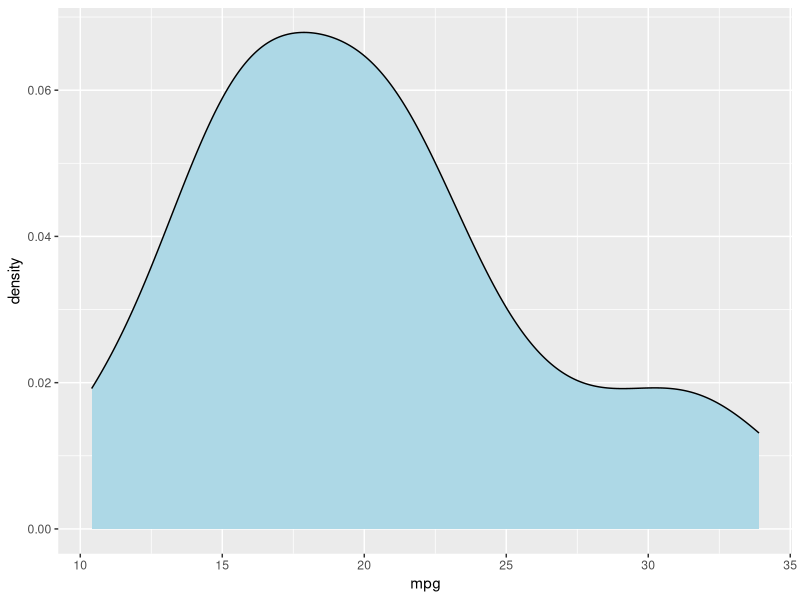
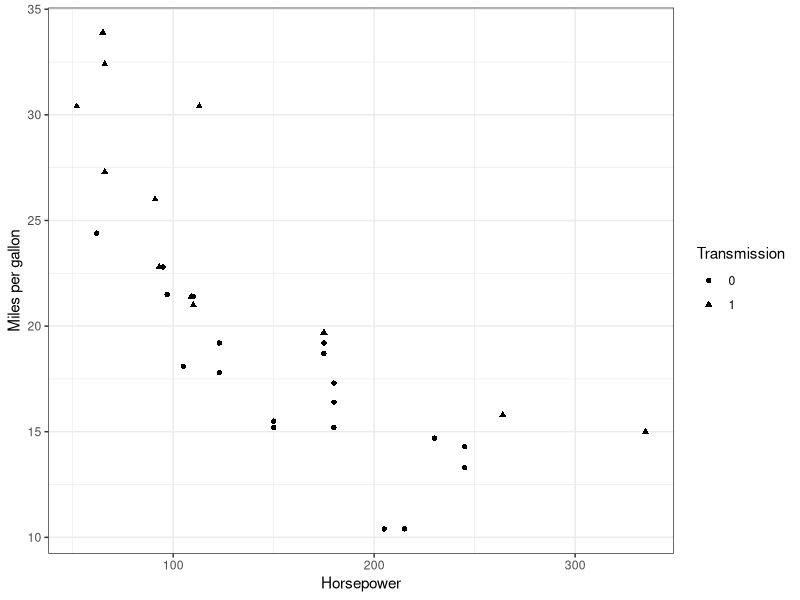
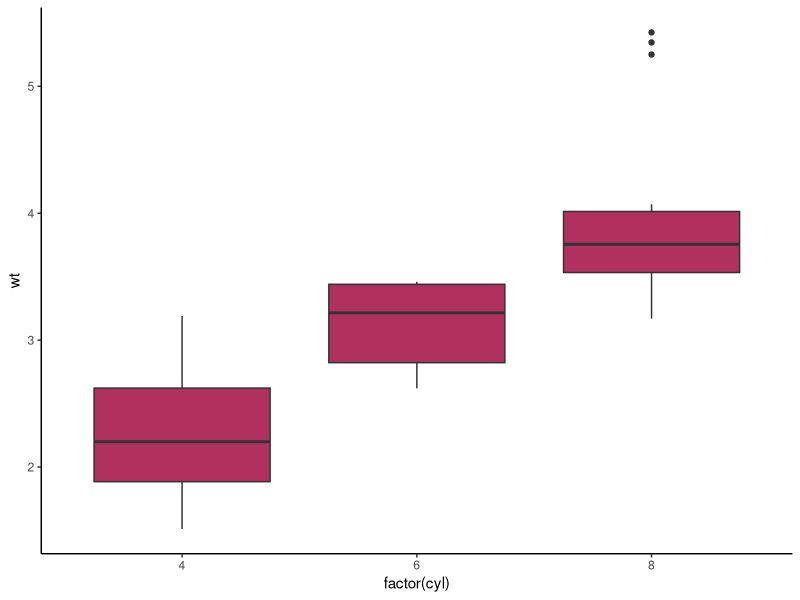
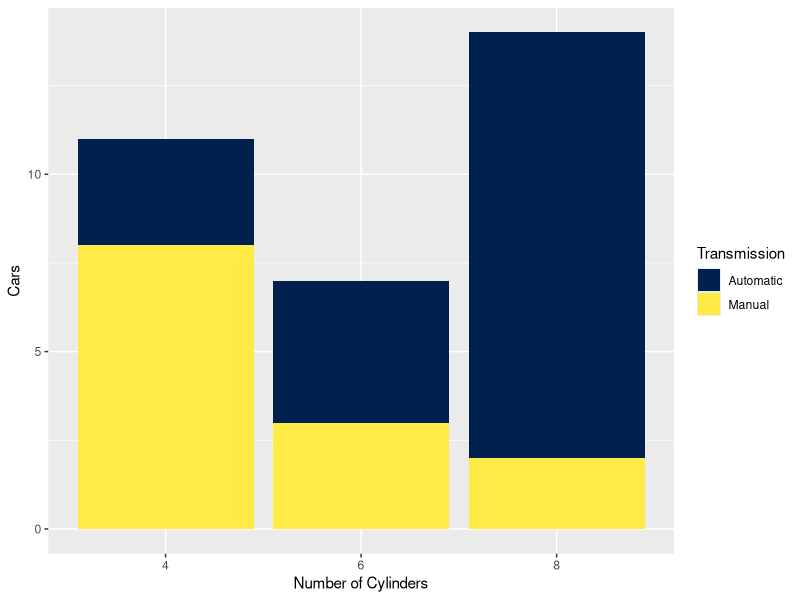
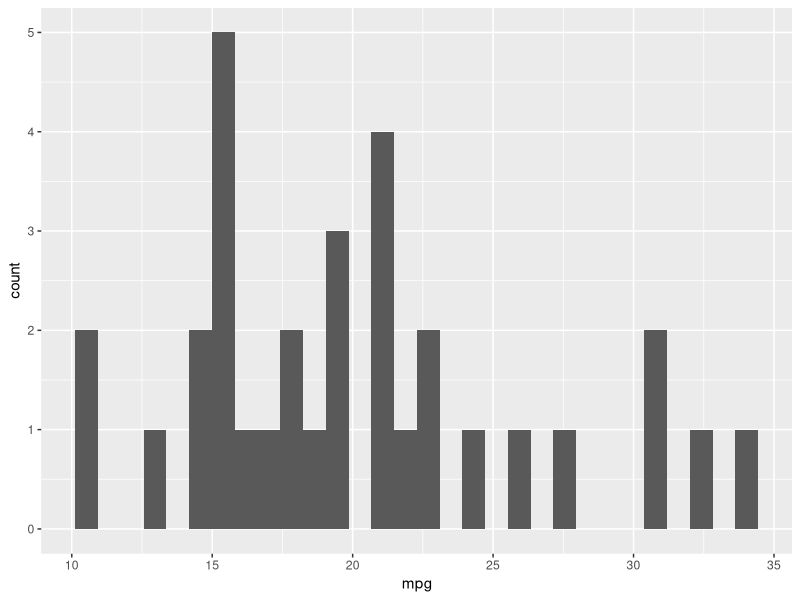
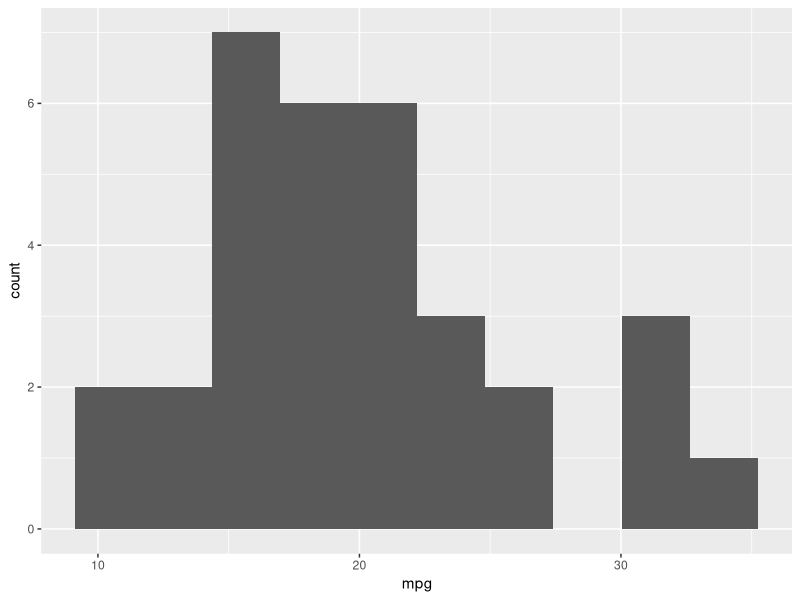
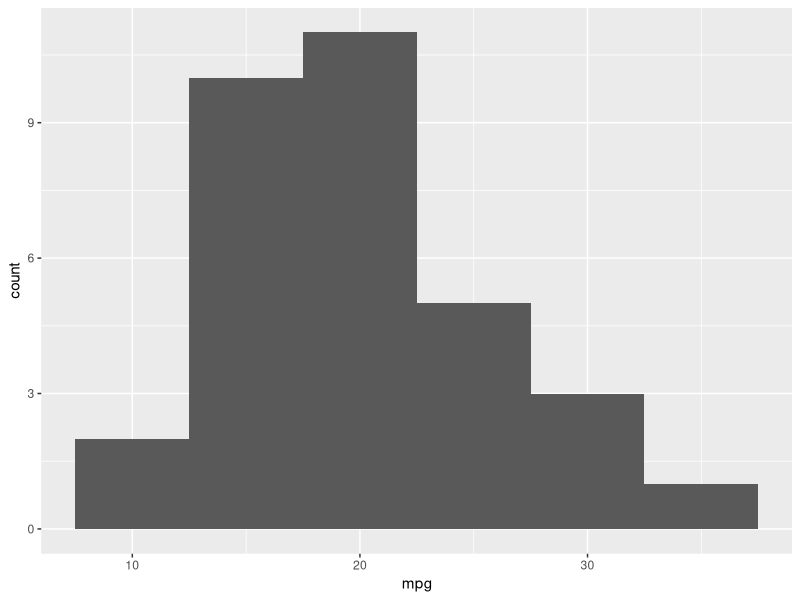
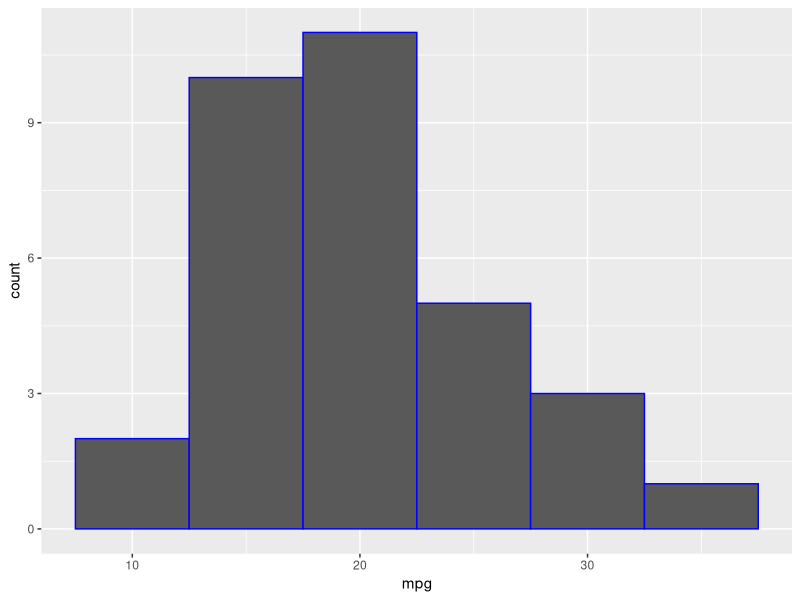

The R script that drew these images, in order:
# Notes 4 Code

# First time I use ggplot2, I'll need to run install.packages("ggplot2")

library(ggplot2)


### Graphs from intro

ggplot(mtcars, aes(x = mpg)) + 
  geom_density(fill = "lightblue")
ggplot(mtcars, aes(x = hp, y = mpg, shape = factor(am))) + 
  geom_point() + 
  theme_bw() +
  labs(x = "Horsepower", y = "Miles per gallon", shape = "Transmission")
ggplot(mtcars, aes(x = factor(cyl), y = wt)) + 
  geom_boxplot(fill = "maroon") + 
  theme_classic()
ggplot(mtcars, aes(x = factor(cyl), fill = factor(am))) + 
  geom_bar() + 
  labs(x = "Number of Cylinders", y = "Cars", fill = "Transmission") +
  scale_fill_viridis_d(labels = c("Automatic", "Manual"), option = "E")





### Histograms

# Histogram of mpg in mtcars data - tells us to change bins/binwidth

ggplot(mtcars, aes(x = mpg)) +
  geom_histogram()


# Histogram with 10 bins instead of 30 (the default)

ggplot(mtcars, aes(x = mpg)) +
  geom_histogram(bins = 10)


# Histogram with each bin 5 mpg wide

ggplot(mtcars, aes(x = mpg)) +
  geom_histogram(binwidth = 5)


# Add lines between bars to distinguish them using color

ggplot(mtcars, aes(x = mpg)) +
  geom_histogram(binwidth = 5, color = "blue")


# Change color of the bars using fill

ggplot(mtcars, aes(x = mpg)) +
  geom_histogram(binwidth = 5, fill = "maroon", color = "gold")


# Practice: Histogram of carat variable in diamonds data. Change color options.

ggplot(diamonds, aes(x = carat)) +
  geom_histogram(binwidth = .3, fill = "maroon", color = "blue")





### Side-by-side boxplots

# Boxplots of carat by cut type (horizontal boxes)

ggplot(diamonds, aes(x = carat, y = cut)) +
  geom_boxplot()


# Swap x and y to get vertical boxes

ggplot(diamonds, aes(y = carat, x = cut)) +
  geom_boxplot()


# Practice: Boxplots of diamond price (y) by color (x)

ggplot(diamonds, aes(x = color, y = price)) +
  geom_boxplot()


# Use scale_y_log10() to convert price to a log base 10 scale

ggplot(diamonds, aes(x = color, y = price)) +
  geom_boxplot() +
  scale_y_log10()





### Scatterplots

# mtcars data --> scatterplot of weight vs. mpg
# geom_smooth() is adding a simple linear regression line

ggplot(mtcars, aes(x = wt, y = mpg)) +
  geom_point() +
  geom_smooth(method = "lm", se = FALSE)


# Change se to TRUE to display shaded standard error around line

ggplot(mtcars, aes(x = wt, y = mpg)) +
  geom_point() +
  geom_smooth(method = "lm", se = TRUE)


# Practice - Scatterplot of carat vs. price for diamonds

ggplot(diamonds, aes(x = carat, y = price)) +
  geom_point() +
  geom_smooth(method = "lm", se = FALSE)

# Bonus - Turn the points red (not in aes() because we aren't mapping a variable)

ggplot(diamonds, aes(x = carat, y = price)) +
  geom_point(color = "red") +
  geom_smooth(method = "lm", se = TRUE)


# Bonus - point color depends on cut (inside aes() because cut is mapped to color)

ggplot(diamonds, aes(x = carat, y = price)) +
  geom_point(aes(color = cut)) +
  geom_smooth(method = "lm", se = TRUE)


# If we want separate lines for each cut, move color arg to ggplot()

ggplot(diamonds, aes(x = carat, y = price, color = cut)) +
  geom_point() +
  geom_smooth(method = "lm", se = TRUE)


# Use alpha to make points transparent (0 means totally see through, 1 is normal)

ggplot(diamonds, aes(x = carat, y = price)) +
  geom_point(aes(color = cut), alpha = 0.2) +
  geom_smooth(method = "lm", se = TRUE)





### Bar graphs

# Raw data using geom_bar() - bar graph of diamond cut

ggplot(diamonds, aes(x = cut)) +
  geom_bar()


# Trying to use geom_bar() with summarized data - shows all bars same height

elon_22 <- data.frame(College = c("A&S", "Comm", "Edu", "Bus", "Health"),
                      Majors = c(2967, 1380, 291, 1948, 107))

ggplot(elon_22, aes(x = College)) +
  geom_bar()


# Need to use geom_col() with summarized data. Map count variable to y.

ggplot(elon_22, aes(x = College, y = Majors)) +
  geom_col()


# Bonus - Add color to the bars

# Option 1, all bars the same color

ggplot(elon_22, aes(x = College, y = Majors)) +
  geom_col(fill = "aquamarine")


# Option 2, separate color for each college

ggplot(elon_22, aes(x = College, y = Majors, fill = College)) +
  geom_col()


# Option 3 - adding in new variable for color (using diamonds data)
# Notice how it stacks the other variable within the first.

ggplot(diamonds, aes(x = cut, fill = clarity)) +
  geom_bar()





### Troubleshooting section

# R is treating am as continuous, gives us a color scale

ggplot(mtcars, aes(x = wt, y = mpg, color = am)) +
  geom_point()


# We want separate colors for our two categories, use factor() function

ggplot(mtcars, aes(x = wt, y = mpg, color = factor(am))) +
  geom_point()


# If both variables are considered numeric, side-by-side boxplots don't work

ggplot(mtcars, aes(x = am, y = mpg)) +
  geom_boxplot()


# Again, we can use factor() to convert am to categorical

ggplot(mtcars, aes(x = factor(am), y = mpg)) +
  geom_boxplot()
